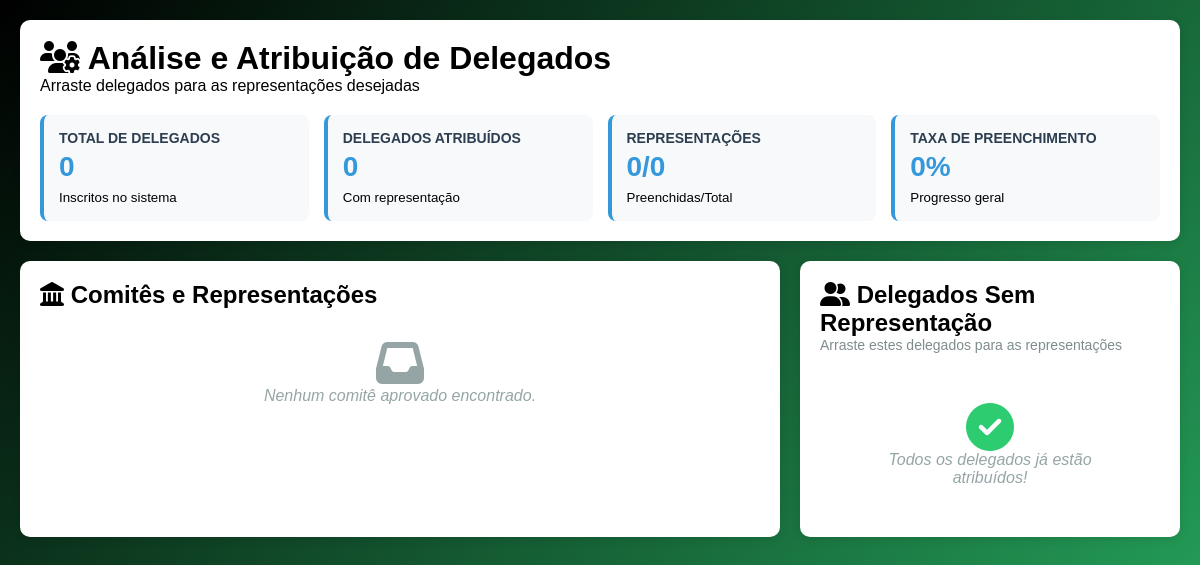
/pages/analiseDelegados.php (signed in), run on an earlier commit of the app's database.
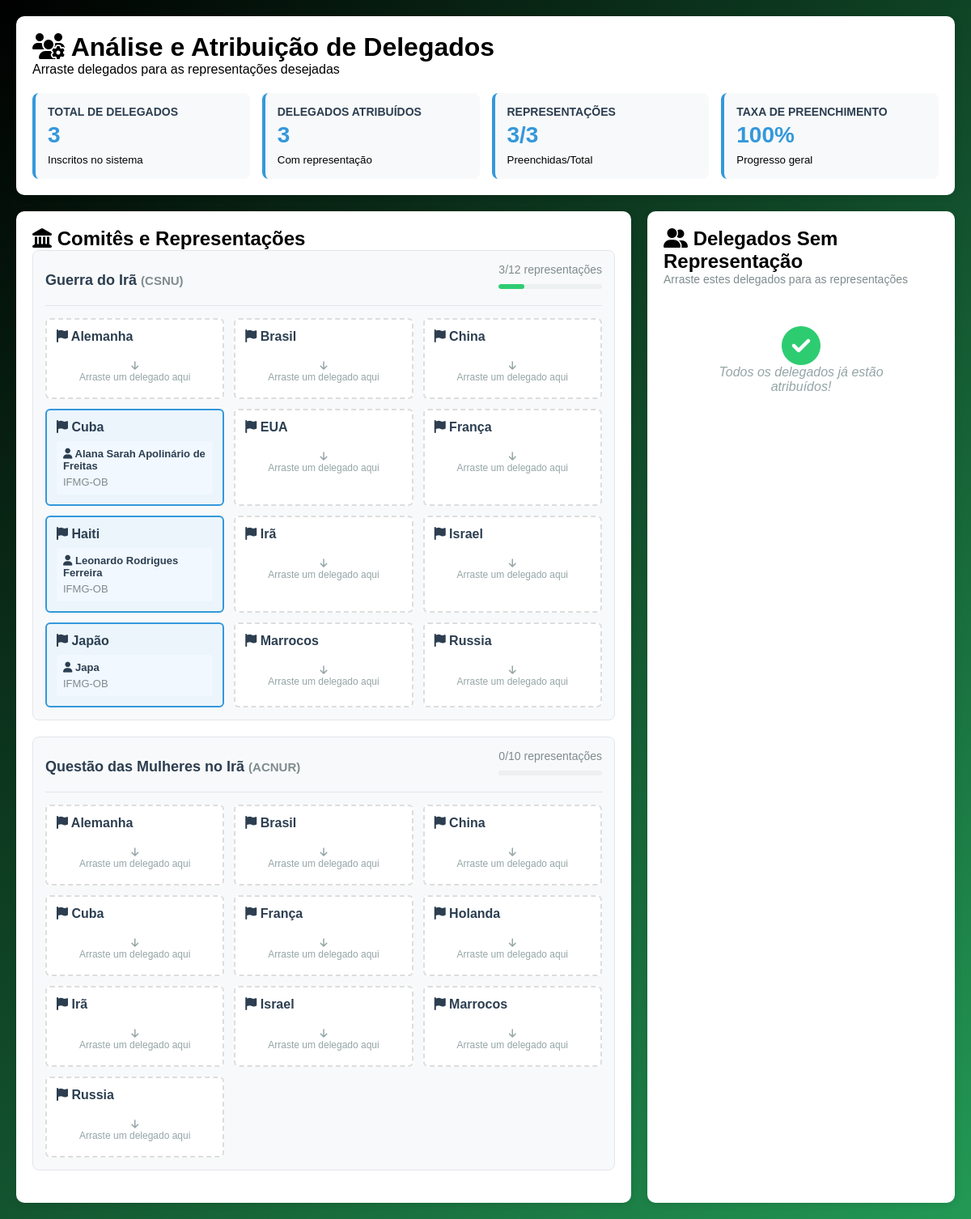
And on a later commit of the database.
### tables this page shows
CREATE TABLE `comite` (
  `id_comite` int(11) NOT NULL,
  `id_unif` int(11) DEFAULT NULL,
  `cpf_d1` varchar(14) NOT NULL,
  `cpf_d2` varchar(14) NOT NULL,
  `cpf_d3` varchar(14) NOT NULL,
  `tipo_comite` varchar(100) DEFAULT NULL,
  `nome_comite` varchar(100) DEFAULT NULL,
  `data_comite` date DEFAULT NULL,
  `num_delegados` int(11) DEFAULT NULL,
  `descricao_comite` varchar(1000) DEFAULT NULL,
  `status` enum('pendente','aprovado','reprovado','em_andamento') DEFAULT 'pendente'
);

CREATE TABLE `representacao` (
  `id_representacao` int(11) NOT NULL,
  `nome_representacao` varchar(100) NOT NULL,
  `id_comite` int(11) NOT NULL,
  `id_unif` int(11) NOT NULL,
  `cpf_delegado` varchar(14) DEFAULT NULL COMMENT 'CPF do delegado atribuído à esta representação.'
);

CREATE TABLE `usuario` (
  `cpf` varchar(14) NOT NULL,
  `nome` varchar(100) DEFAULT NULL,
  `email` varchar(100) DEFAULT NULL,
  `email_instituicao` varchar(100) DEFAULT NULL,
  `restricao_alimentar` varchar(100) DEFAULT NULL,
  `alergia` varchar(100) DEFAULT NULL,
  `telefone` varchar(14) DEFAULT NULL,
  `telefone_instituicao` varchar(20) DEFAULT NULL,
  `senha` varchar(20) DEFAULT NULL,
  `instituicao` varchar(100) DEFAULT NULL,
  `adm` tinyint(1) DEFAULT 0,
  `senha_hash` varchar(255) DEFAULT NULL,
  `professor` enum('aprovado','pendente','reprovado','aluno') DEFAULT 'aluno'
);

### pages/analiseDelegados.php (the view, shortened to what the changed rows need)
<?php
require_once 'php/conexao.php';
$comites = [];
$estatisticas = [];
$current_unif_id = 1;
if ($conn && $conn->connect_error === null) {
    $sql_unif = "SELECT id_unif FROM unif ORDER BY data_inicio_unif DESC LIMIT 1";
    $result_unif = $conn->query($sql_unif);
    if ($result_unif && $result_unif->num_rows > 0) {
        $unif_data = $result_unif->fetch_assoc();
        $current_unif_id = $unif_data['id_unif'];
    }
    $sql_comites = "
        SELECT
            c.id_comite,
            c.nome_comite,
            c.tipo_comite,
            c.num_delegados,
            COUNT(r.id_representacao) as total_representacoes,
            SUM(CASE WHEN r.cpf_delegado IS NOT NULL THEN 1 ELSE 0 END) as representacoes_preenchidas
        FROM comite c
        LEFT JOIN representacao r ON c.id_comite = r.id_comite
        WHERE c.id_unif = ?
        AND c.status = 'aprovado'
        GROUP BY c.id_comite
        ORDER BY c.nome_comite";
    $stmt_comites = $conn->prepare($sql_comites);
    $stmt_comites->bind_param("i", $current_unif_id);
    $stmt_comites->execute();
    $result_comites = $stmt_comites->get_result();
    if ($result_comites && $result_comites->num_rows > 0) {
        while ($row = $result_comites->fetch_assoc()) {
            $comites[$row['id_comite']] = $row;
            $sql_representacoes = "
                SELECT
                    r.id_representacao,
                    r.nome_representacao,
                    r.cpf_delegado,
                    u.nome as nome_delegado,
                    u.instituicao
                FROM representacao r
                LEFT JOIN usuario u ON r.cpf_delegado = u.cpf
                WHERE r.id_comite = ?
                ORDER BY r.nome_representacao";
            $stmt_rep = $conn->prepare($sql_representacoes);
            $stmt_rep->bind_param("i", $row['id_comite']);
            $stmt_rep->execute();
            $result_rep = $stmt_rep->get_result();
            $representacoes = [];
            while ($rep = $result_rep->fetch_assoc()) {
                $representacoes[] = $rep;
            }
            $comites[$row['id_comite']]['representacoes'] = $representacoes;
        }
    }
    $sql_stats = "
        SELECT
            COUNT(DISTINCT d.cpf) as total_delegados,
            COUNT(DISTINCT CASE WHEN r.cpf_delegado IS NOT NULL THEN d.cpf END) as delegados_atribuidos,
            COUNT(DISTINCT r.id_representacao) as total_representacoes,
            COUNT(DISTINCT CASE WHEN r.cpf_delegado IS NOT NULL THEN r.id_representacao END) as representacoes_preenchidas
        FROM delegado d
        LEFT JOIN representacao r ON d.cpf = r.cpf_delegado
        INNER JOIN comite c ON d.id_comite = c.id_comite
        WHERE c.id_unif = ?";
    $stmt_stats = $conn->prepare($sql_stats);
    $stmt_stats->bind_param("i", $current_unif_id);
    $stmt_stats->execute();
    $result_stats = $stmt_stats->get_result();
    if ($result_stats && $result_stats->num_rows > 0) {
        $estatisticas = $result_stats->fetch_assoc();
    }
}
?>
<!DOCTYPE html>
<html lang="pt-BR">
<head>
    <link rel="stylesheet" href="styles/global.css">
    <link rel="stylesheet" href="https://cdnjs.cloudflare.com/ajax/libs/font-awesome/6.4.0/css/all.min.css">
</head>
<body>
    <div class="container">
        <div class="header">
            <h1><i class="fas fa-users-cog"></i> Análise e Atribuição de Delegados</h1>
            <div class="stats-grid">
                <div class="stat-card">
                    <h3>Total de Delegados</h3>
                    <div class="number"><?php echo $estatisticas['total_delegados'] ?? 0; ?></div>
                    <small>Inscritos no sistema</small>
                </div>
                <div class="stat-card">
                    <h3>Delegados Atribuídos</h3>
                    <div class="number"><?php echo $estatisticas['delegados_atribuidos'] ?? 0; ?></div>
                    <small>Com representação</small>
                </div>
                <div class="stat-card">
                    <h3>Representações</h3>
                    <div class="number">
                        <?php echo ($estatisticas['representacoes_preenchidas'] ?? 0) . '/' . ($estatisticas['total_representacoes'] ?? 0); ?>
                    </div>
                    <small>Preenchidas/Total</small>
                </div>
                <div class="stat-card">
                    <h3>Taxa de Preenchimento</h3>
                    <div class="number">
                        <?php
                        $total = $estatisticas['total_representacoes'] ?? 1;
                        $preenchidas = $estatisticas['representacoes_preenchidas'] ?? 0;
                        echo $total > 0 ? round(($preenchidas / $total) * 100) : 0;
                        ?>%
                    </div>
                    <small>Progresso geral</small>
                </div>
            </div>
        </div>
        <div class="content">
            <div class="comites-section">
                <h2><i class="fas fa-landmark"></i> Comitês e Representações</h2>
                <?php if (empty($comites)): ?>
                    <div class="empty-message">
                        <i class="fas fa-inbox fa-3x"></i>
                        <p>Nenhum comitê aprovado encontrado.</p>
                    </div>
                <?php else: ?>
                    <?php foreach ($comites as $comite): ?>
                        <div class="comite-card">
                            <div class="comite-header">
                                <div class="comite-title">
                                    <?php echo htmlspecialchars($comite['nome_comite']); ?>
                                    <small style="color: #7f8c8d;">(<?php echo htmlspecialchars($comite['tipo_comite']); ?>)</small>
                                </div>
                                <div class="comite-stats">
                                    <?php echo $comite['representacoes_preenchidas']; ?>/<?php echo $comite['total_representacoes']; ?> representações
                                    <div class="progress-bar">
                                        <div class="progress-fill" style="width: <?php echo $comite['total_representacoes'] > 0 ? ($comite['representacoes_preenchidas'] / $comite['total_representacoes'] * 100) : 0; ?>%"></div>
                                    </div>
                                </div>
                            </div>
                            <div class="representacoes-grid" data-comite="<?php echo $comite['id_comite']; ?>">
                                <?php foreach ($comite['representacoes'] as $representacao): ?>
                                    <div class="representacao-card <?php echo $representacao['cpf_delegado'] ? 'filled' : ''; ?>"
                                         data-rep-id="<?php echo $representacao['id_representacao']; ?>"
                                         ondragover="allowDrop(event)"
                                         ondrop="dropDelegado(event)">
                                        <div class="rep-nome">
                                            <i class="fas fa-flag"></i>
                                            <?php echo htmlspecialchars($representacao['nome_representacao']); ?>
                                        </div>
                                        <?php if ($representacao['cpf_delegado']): ?>
                                            <div class="delegado-info">
                                                <div class="delegado-nome">
                                                    <i class="fas fa-user"></i>
                                                    <?php echo htmlspecialchars($representacao['nome_delegado']); ?>
                                                </div>
                                                <div class="delegado-details">
                                                    <?php echo htmlspecialchars($representacao['instituicao']); ?>
                                                </div>
                                            </div>
                                        <?php else: ?>
                                            <div style="color: #95a5a6; font-size: 12px; margin-top: 20px; text-align: center;">
                                                <i class="fas fa-arrow-down"></i><br>
                                                Arraste um delegado aqui
                                            </div>
                                        <?php endif; ?>
                                    </div>
                                <?php endforeach; ?>
                            </div>
                        </div>
                    <?php endforeach; ?>
                <?php endif; ?>
            </div>
            <div class="delegados-section">
                <h2><i class="fas fa-user-friends"></i> Delegados Sem Representação</h2>
            </div>
        </div>
    </div>
</body>
</html>

What changed in the data, as far as the page shows it:
added comite: nome_comite "Guerra do Irã", tipo_comite "CSNU", representacoes_preenchidas "3", total_representacoes "12"
added representacao: nome_representacao "Alemanha", shows "Arraste um delegado aqui", shown under "Guerra do Irã"
added representacao: nome_representacao "Brasil", shows "Arraste um delegado aqui", shown under "Guerra do Irã"
added representacao: nome_representacao "China", shows "Arraste um delegado aqui", shown under "Guerra do Irã"
added representacao: nome_representacao "Cuba", usuario.nome "Alana Sarah Apolinário de Freitas", usuario.instituicao "IFMG-OB", shown under "Guerra do Irã"
added representacao: nome_representacao "EUA", shows "Arraste um delegado aqui", shown under "Guerra do Irã"
added representacao: nome_representacao "França", shows "Arraste um delegado aqui", shown under "Guerra do Irã"
added representacao: nome_representacao "Haiti", usuario.nome "Leonardo Rodrigues Ferreira", usuario.instituicao "IFMG-OB", shown under "Guerra do Irã"
added representacao: nome_representacao "Irã", shows "Arraste um delegado aqui", shown under "Guerra do Irã"
added representacao: nome_representacao "Israel", shows "Arraste um delegado aqui", shown under "Guerra do Irã"
added representacao: nome_representacao "Japão", usuario.nome "Japa", usuario.instituicao "IFMG-OB", shown under "Guerra do Irã"
added representacao: nome_representacao "Marrocos", shows "Arraste um delegado aqui", shown under "Guerra do Irã"
added representacao: nome_representacao "Russia", shows "Arraste um delegado aqui", shown under "Guerra do Irã"
added comite: nome_comite "Questão das Mulheres no Irã", tipo_comite "ACNUR", representacoes_preenchidas "0", total_representacoes "10"
added representacao: nome_representacao "Alemanha", shows "Arraste um delegado aqui", shown under "Questão das Mulheres no Irã"
added representacao: nome_representacao "Brasil", shows "Arraste um delegado aqui", shown under "Questão das Mulheres no Irã"
added representacao: nome_representacao "China", shows "Arraste um delegado aqui", shown under "Questão das Mulheres no Irã"
added representacao: nome_representacao "Cuba", shows "Arraste um delegado aqui", shown under "Questão das Mulheres no Irã"
added representacao: nome_representacao "França", shows "Arraste um delegado aqui", shown under "Questão das Mulheres no Irã"
added representacao: nome_representacao "Holanda", shows "Arraste um delegado aqui", shown under "Questão das Mulheres no Irã"
added representacao: nome_representacao "Irã", shows "Arraste um delegado aqui", shown under "Questão das Mulheres no Irã"
added representacao: nome_representacao "Israel", shows "Arraste um delegado aqui", shown under "Questão das Mulheres no Irã"
added representacao: nome_representacao "Marrocos", shows "Arraste um delegado aqui", shown under "Questão das Mulheres no Irã"
added representacao: nome_representacao "Russia", shows "Arraste um delegado aqui", shown under "Questão das Mulheres no Irã"
Also different on the page:
$estatisticas['total_delegados']: "0" → "3"
$estatisticas['delegados_atribuidos']: "0" → "3"
$estatisticas['representacoes_preenchidas']: "0" → "3"
$estatisticas['total_representacoes']: "0" → "3"
text no longer shown: "0 Nenhum comitê aprovado encontrado."
text now shown: "100"
